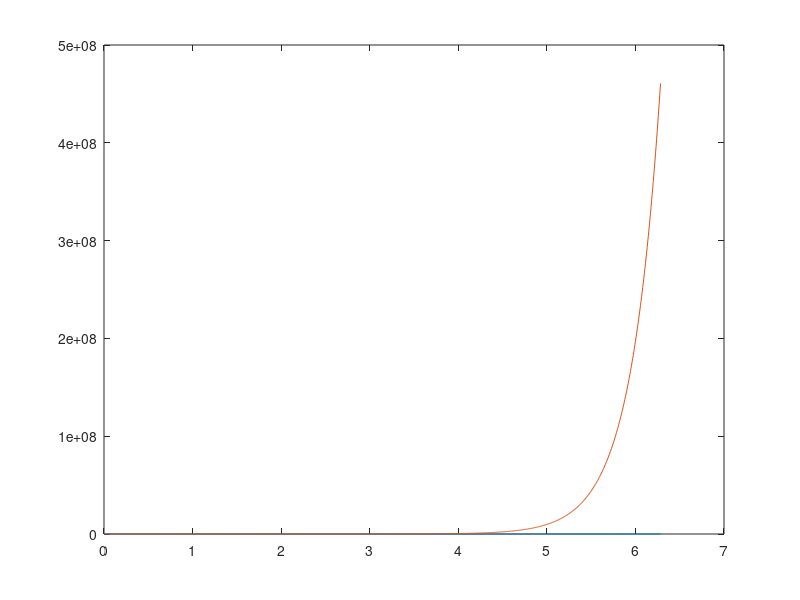

Here is the MATLAB script that generated this plot: (Note: this script raises an error after producing the figure.)
%{
This is Richardson Extrapolation formula : 

WE EXTRAPOLATE MORE ACCURATE DERIVATIVE VALUES

TV = True derivative
AV = Approx. derivative
h = dx or error
E = error

TV = AV + E

TV = (AV)h + c*h^2 --> 1
TV = (AV)h/2 + c*(h^2 / 4) --> 2

subtracting 1 & 2

TV = (AV)h/2 + ( (AV)h/2 - (AV)h )/3
%}
clc
clear
close all

t=linspace(0,2*pi,1000);
%f1=@(x) 5.*x.*exp(-2.*x);
%df1 = @(x) 5.*(-2.*x.*exp(-2.*x)+exp(-2.*x));

f=@(x) exp(3*x);
df=@(x) 3*exp(x);

h1=0.1;
h2=h1/2;

dfcd=@(h,x) (f(x+h)-f(x-h))/(2*h);

AVh1=dfcd(h1,t);
AVh2=dfcd(h2,t);
anal_TV=df(t);

TV = AVh2+ ((AVh2 - AVh1)/3);

plot(t,anal_TV);
hold on
p1=plot(t,TV);
p1.LineStyle="--";

plot(t,AVh1);
plot(t,AVh2);
plot(t,f(t));